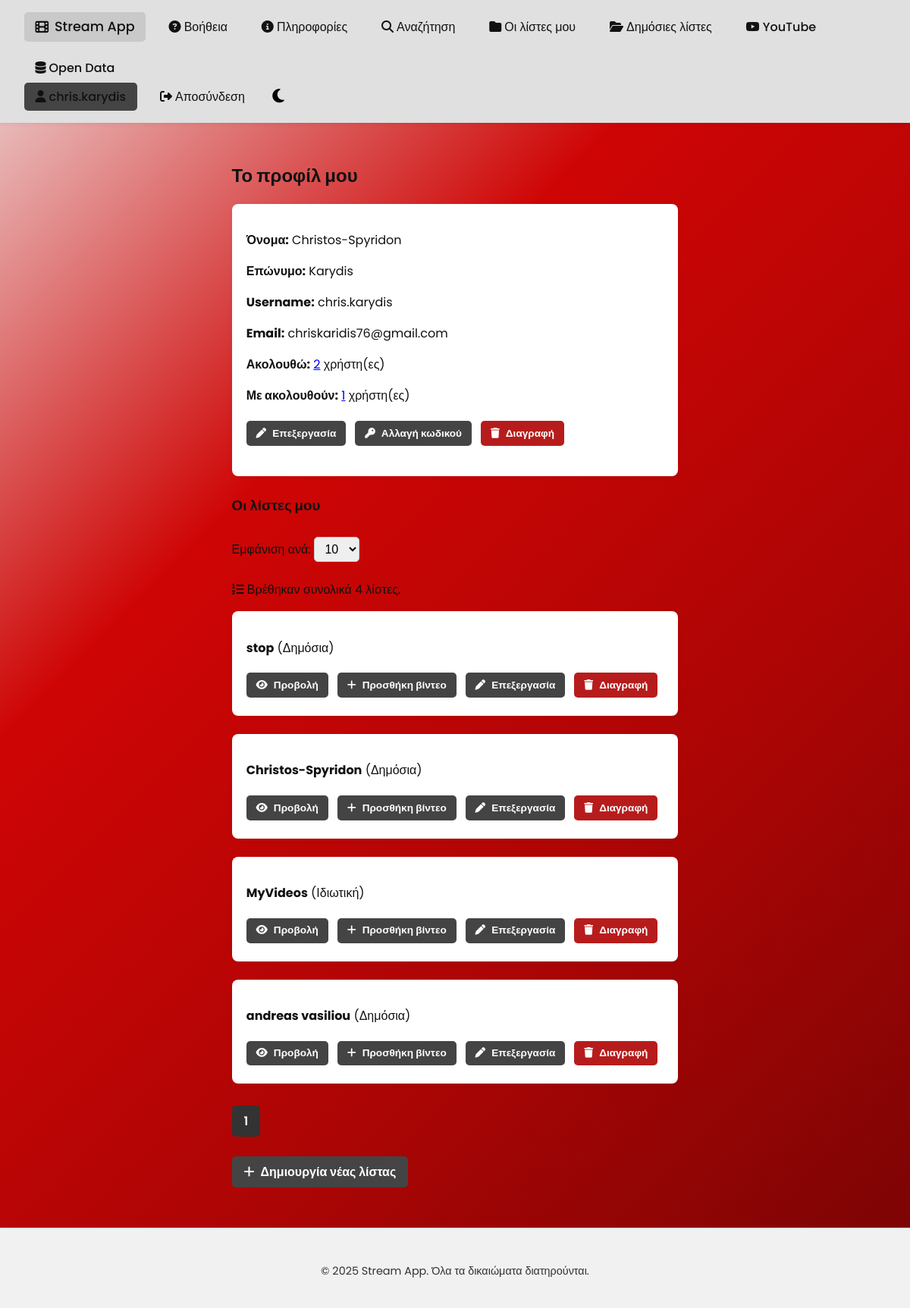
The page /php/profile.php (signed in) on the database its author committed.
### tables this page shows
CREATE TABLE `users` (
  `id` int NOT NULL AUTO_INCREMENT,
  `firstname` varchar(100) NOT NULL,
  `lastname` varchar(100) NOT NULL,
  `username` varchar(50) NOT NULL,
  `password` varchar(255) NOT NULL,
  `email` varchar(100) NOT NULL,
  PRIMARY KEY (`id`),
  UNIQUE KEY `username` (`username`),
  UNIQUE KEY `email` (`email`)
);

CREATE TABLE `lists` (
  `id` int NOT NULL AUTO_INCREMENT,
  `user_id` int NOT NULL,
  `name` varchar(100) NOT NULL,
  `is_public` tinyint(1) DEFAULT '0',
  `created_at` datetime DEFAULT CURRENT_TIMESTAMP,
  PRIMARY KEY (`id`),
  KEY `user_id` (`user_id`),
  CONSTRAINT `lists_ibfk_1` FOREIGN KEY (`user_id`) REFERENCES `users` (`id`) ON DELETE CASCADE
);

### php/profile.php (the view, shortened to what this page needs)
<?php
$conn = new mysqli("db", "webuser", "webpass", "di_internet_technologies_project");
$user_id = $_SESSION["user_id"];
$stmt = $conn->prepare("SELECT firstname, lastname, username, email FROM users WHERE id = ?");
$stmt->bind_param("i", $user_id);
$stmt->execute();
$stmt->bind_result($fname, $lname, $uname, $email);
$stmt = $conn->prepare("SELECT COUNT(*) FROM follows WHERE followed_id = ?");
$stmt->bind_param("i", $user_id);
$stmt->execute();
$stmt->bind_result($followers);
$stmt = $conn->prepare("SELECT COUNT(*) FROM follows WHERE follower_id = ?");
$stmt->bind_param("i", $user_id);
$stmt->execute();
$stmt->bind_result($following);
$page = max(1, (int)($_GET["page"] ?? 1));
$limit = (int)($_GET["per_page"] ?? 10);
$offset = ($page - 1) * $limit;
$count_stmt = $conn->prepare("SELECT COUNT(*) FROM lists WHERE user_id = ?");
$count_stmt->bind_param("i", $user_id);
$count_stmt->execute();
$count_stmt->bind_result($total_lists);
$stmt = $conn->prepare("SELECT id, name, is_public FROM lists WHERE user_id = ? ORDER BY created_at DESC LIMIT ? OFFSET ?");
$stmt->bind_param("iii", $user_id, $limit, $offset);
$stmt->execute();
$result = $stmt->get_result();
include "header.php";
?>
<main class="container">
<h2>Το προφίλ μου</h2>
<div class="card">
  <p><strong>Όνομα:</strong> <?= htmlspecialchars($fname) ?></p>
  <p><strong>Επώνυμο:</strong> <?= htmlspecialchars($lname) ?></p>
  <p><strong>Username:</strong> <?= htmlspecialchars($uname) ?></p>
  <p><strong>Email:</strong> <?= htmlspecialchars($email) ?></p>
  <p><strong>Ακολουθώ:</strong> <a href="following.php"><?= $following ?></a> χρήστη(ες)</p>
  <p><strong>Με ακολουθούν:</strong> <a href="followers.php"><?= $followers ?></a> χρήστη(ες)</p>
  <p>
    <a href="edit_profile.php" class="page-btn small"><i class="fas fa-pen"></i>  Επεξεργασία</a>
    <a href="change_password.php" class="page-btn small"><i class="fas fa-key"></i> Αλλαγή κωδικού</a>
    <a href="delete_profile.php" class="page-btn small danger" onclick="return confirm('Σίγουρα διαγραφή;');"><i class="fas fa-trash "></i> Διαγραφή</a>
  </p>
</div>
<h3>Οι λίστες μου</h3>
<form method="GET" style="margin-bottom: 1rem;">
  Εμφάνιση ανά:
  <select name="per_page" class="per-page-select" onchange="this.form.submit()">
    <option value="10" <?= $limit === 10 ? 'selected' : '' ?>>10</option>
  </select>
</form>
<?php if ($total_lists === 0): ?>
  <p><i class="fas fa-exclamation-triangle"></i> Δεν έχετε δημιουργήσει λίστες ακόμα.</p>
<?php else: ?>
  <p><i class="fas fa-list-ol"></i> Βρέθηκαν συνολικά <?= $total_lists ?> λίστες.</p>
  <?php while ($row = $result->fetch_assoc()): ?>
    <div class="card">
      <p><strong><?= htmlspecialchars($row["name"]) ?></strong>
      (<?= $row["is_public"] ? "Δημόσια" : "Ιδιωτική" ?>)</p>
      <a href="view_list.php?list_id=<?= $row["id"] ?>" class="page-btn small"><i class="fas fa-eye"></i> Προβολή</a>
      <a href="youtube_search.php?list_id=<?= $row["id"] ?>" class="page-btn small"><i class="fas fa-plus"></i> Προσθήκη βίντεο</a>
      <a href="edit_list.php?list_id=<?= $row["id"] ?>" class="page-btn small"><i class="fas fa-pen"></i> Επεξεργασία</a>
      <a href="delete_list.php?list_id=<?= $row["id"] ?>" class="page-btn small danger" onclick="return confirm('Σίγουρα διαγραφή λίστας;')"><i class="fas fa-trash "></i> Διαγραφή</a>
    </div>
  <?php endwhile; ?>
  <?php $total_pages = ceil($total_lists / $limit); ?>
  <div class="pagination">
    <?php for ($i = 1; $i <= $total_pages; $i++): ?>
      <?php if ($i === $page): ?>
        <span class="page-btn active"><?= $i ?></span>
      <?php else: ?>
        <a class="page-btn" href="?<?= http_build_query(array_merge($_GET, ["page" => $i])) ?>"><?= $i ?></a>
      <?php endif; ?>
    <?php endfor; ?>
  </div>
<?php endif;
?>
<p><a href="create_list.php" class="page-btn"><i class="fas fa-plus"></i> Δημιουργία νέας λίστας</a></p>
</main>
<?php include "footer.php"; ?>

### php/style.css (style rules this page uses)
html, body { min-height: 100vh; margin: 0; padding: 0; font-family: 'Poppins', sans-serif; transition: background 0.3s, color 0.3s; display: flex; flex-direction: column; }
html.light { background: linear-gradient(135deg, #eedddd, #cf0505, #ac0505, #780404); background-attachment: fixed; color: #111; }
.page-btn { display: inline-flex; align-items: center; gap: 0.5rem; margin: 0.3rem 0.5rem 0.3rem 0; padding: 0.5rem 1rem; font-weight: 600; border: none; border-radius: 5px; background-color: #444; color: white; cursor: pointer; text-decoration: none; transition: background-color 0.3s ease; }
.page-btn.small { font-size: 0.85rem; padding: 0.4rem 0.8rem; }
.page-btn.small.danger { background-color: #b71c1c; color: #fff; }
.page-btn.active { background: #333; color: white; pointer-events: none; }
form input, form select { display: block; margin: 0.5rem 0; padding: 0.4rem; width: 100%; max-width: 400px; }
form input[type="text"], form input[type="username"], form input[type="password"], form input[type="email"], form input[type="date"], form input[type="number"], form select, form textarea { padding: 0.5rem; border: 1px solid #ccc; border-radius: 5px; font-size: 1rem; width: 100%; max-width: 400px; transition: border-color 0.3s ease, box-shadow 0.3s ease; }
select.per-page-select { width: auto; min-width: 60px; display: inline-block; padding: 0.4rem 0.6rem; font-size: 1rem; }
.container { max-width: 960px; margin: 0 auto; padding: 2rem 1rem; }
main.container { flex: 1; }
.card { background-color: var(--card-bg, #fff); padding: 1.2rem; margin-bottom: 1.5rem; border-radius: 8px; box-shadow: 0 2px 6px rgba(0,0,0,0.05); transition: background 0.3s; }

### rows shown on the page
users: firstname "Christos-Spyridon", lastname "Karydis", username "chris.karydis", email "chriskaridis76@gmail.com"
lists: name "stop", is_public "Δημόσια"
lists: name "Christos-Spyridon", is_public "Δημόσια"
lists: name "MyVideos", is_public "Ιδιωτική"
lists: name "andreas vasiliou", is_public "Δημόσια"

### other values the page prints
$_SESSION["username"] "chris.karydis"
$following "2"
$followers "1"
$total_lists "4"
